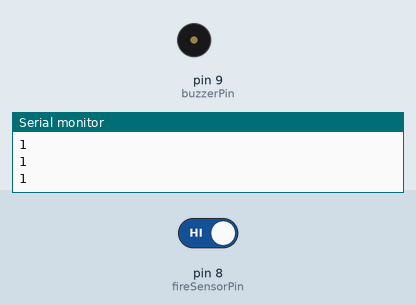
This sketch was run on a simulated Arduino Uno, built with avr-gcc and run on an emulated ATmega328P. Parts: buzzer (waves = sounding, pin HIGH), the last lines printed to the serial monitor. The inputs (shaded band) are chosen by the test bench; at power-on: pin 8 (fireSensorPin) HIGH.

Above: at 2.8 s.
2.9 s: pin 8 (fireSensorPin) driven LOW
At 4.3 s:
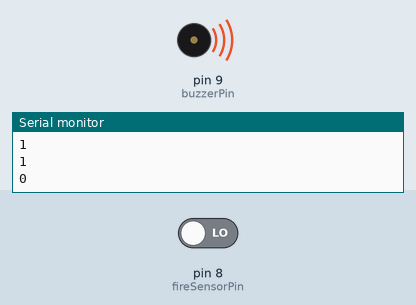
Timing chart, 0 to 5.9 s (numbered marks = the images above; inputs shaded):
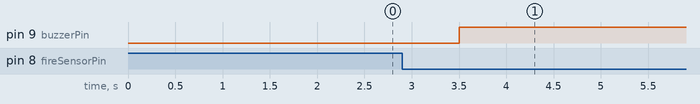

The sketch:

Fire_Alarm_Code.ino
```cpp
const int buzzerPin = 9;
const int fireSensorPin = 8;
void setup()
{
  Serial.begin(9600);
  pinMode(buzzerPin,OUTPUT);
  pinMode(fireSensorPin,INPUT);
}
void loop()
{
  int fireValue = digitalRead(fireSensorPin);
  Serial.println(fireValue);
  delay(500);
  if(fireValue==0)
  {
    digitalWrite(buzzerPin,HIGH);
    delay(5000);
  }
  else
  {
    digitalWrite(buzzerPin,LOW);
  }
  delay(500);
}
```

Measured:
- after the input at 2.9 s, pin 9 (buzzerPin): LOW → HIGH after 0.60 s
